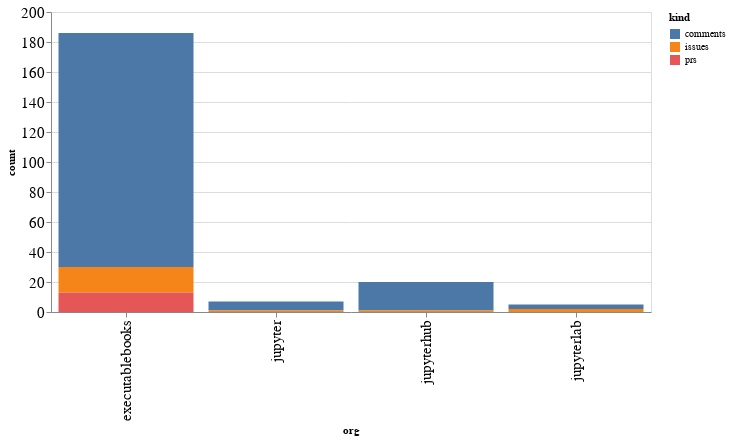

Write notebook code for a chart like this one.
### Code cell
alt.Chart(org_summaries, width=600).mark_bar().encode(
    x='org',
    y='count',
    color='kind',
    tooltip="org"
)

### Figure 1 — Vega-Lite specification as saved in the notebook (floating-point values rounded to 4 significant figures)
{"config": {"axisLeft": {"labelFontSize": 15}, "axisBottom": {"labelFontSize": 15}}, "data": {"name": "data-7106e94544753bbbd10e9c5568ed95c5"}, "mark": "bar", "encoding": {"color": {"type": "nominal", "field": "kind"}, "tooltip": {"type": "nominal", "field": "org"}, "x": {"type": "nominal", "field": "org"}, "y": {"type": "quantitative", "field": "count"}}, "width": 600, "$schema": "https://vega.github.io/schema/vega-lite/v4.8.1.json", "datasets": {"data-7106e94544753bbbd10e9c5568ed95c5": [{"org": "executablebooks", "kind": "comments", "count": 156}, {"org": "executablebooks", "kind": "issues", "count": 17}, {"org": "executablebooks", "kind": "prs", "count": 13}, {"org": "jupyter", "kind": "comments", "count": 6}, {"org": "jupyter", "kind": "issues", "count": 1}, {"org": "jupyterhub", "kind": "comments", "count": 19}, {"org": "jupyterhub", "kind": "issues", "count": 1}, {"org": "jupyterlab", "kind": "comments", "count": 3}, {"org": "jupyterlab", "kind": "issues", "count": 2}]}}
